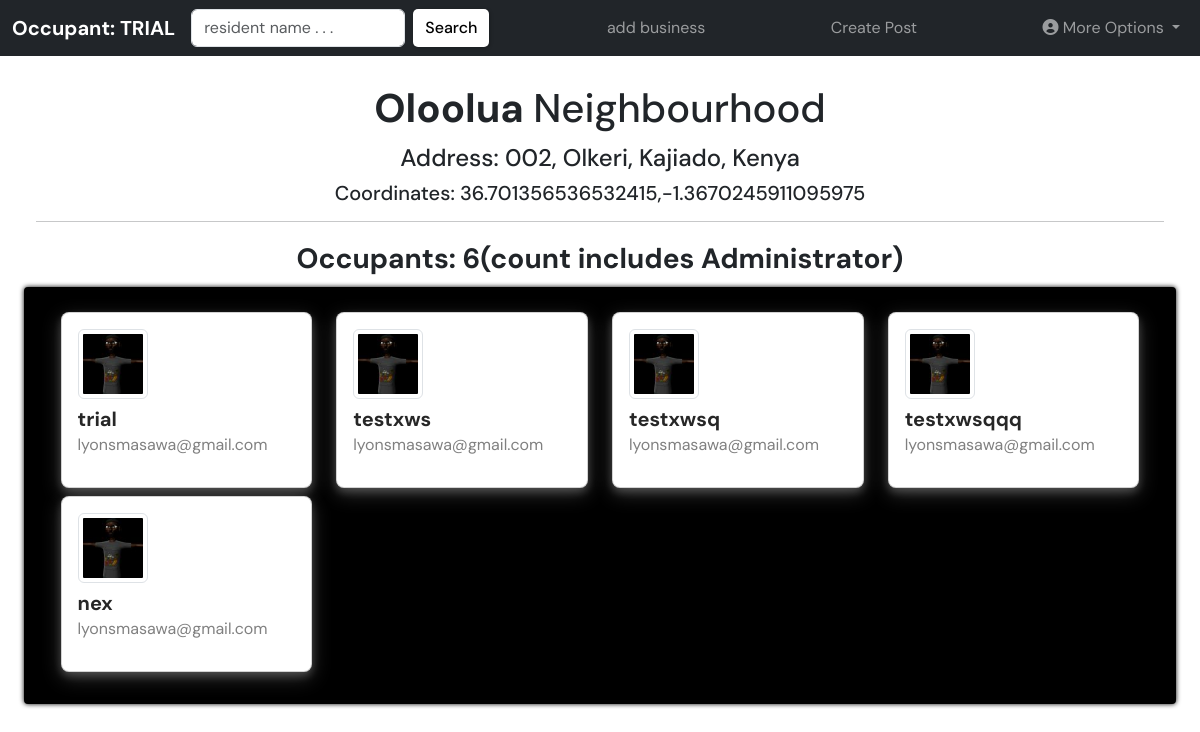
The app's page /view-other-residents/ (signed in) with its own data.
### neighbourhoodx/models.py (models this page shows, shortened)
class Neighbourhood(models.Model):
    admin = models.ForeignKey(Administrator, on_delete=models.CASCADE)
    name = models.CharField(max_length=30)
    location = LocationField(map_attrs={"center": [36.74,  -1.39], "marker_color": "red"})
    occupants = models.IntegerField(default=1, blank=True)
    address = AddressAutoHiddenField()
    class Meta:
        verbose_name = 'Neighbourhood'
        verbose_name_plural = 'Neighbourhoods'

class Member(models.Model):
    user = models.ForeignKey(User, on_delete=models.CASCADE)
    neighbourhood = models.ForeignKey(Neighbourhood, on_delete=models.CASCADE)
    profile_photo = models.ImageField(default='default.jpg', blank=True)
    name = models.CharField(max_length=20)
    username = models.CharField(max_length=20)
    email = models.EmailField()
    bio = models.TextField(blank=True, null=True)
    home_location = LocationField(map_attrs={"center": [36.74,  -1.39], "marker_color": "red"})
    address = AddressAutoHiddenField()
    joined = models.DateTimeField(auto_now_add=True)
    class Meta:
        verbose_name = 'Member'
        verbose_name_plural = 'Members'

### neighbourhoodx/views.py (the view)
# urls.py: path('view-other-residents/', views.viewOtherResidents, name="view-other-residents"),
@login_required(login_url='login')
def viewOtherResidents(request):
    user = request.user
    try:
        resident = Member.objects.get(user = user)
    except:
        raise Http404()
    get_neighbourhood = resident.neighbourhood
    if get_neighbourhood is None:
        raise Http404()
    else:
        residents = get_neighbourhood.member_set.all()
    context = {'residents': residents, 'hood':get_neighbourhood,}
    return render(request, 'neighbourhoodx/residents_res.html', context)

### neighbourhoodx/templates/neighbourhoodx/residents_res.html (shortened to what this page needs)
{% extends 'main.html' %}
{% load bootstrap5 %}
{% load static %}
{% block content %}
{% include 'res_nav.html' %}
<div class="ssx">
    <div class="container-fluid">
        <h1 class="text-center p-1"><strong>{{hood.name}} </strong> Neighbourhood</h1>
        <h4 class="text-center">Address: {{hood.address}}</h4>
        <h5 class="text-center">Coordinates: {{hood.location}}</h5>
        <hr>
        <h3 class="text-center p-1"><strong>Occupants: {{hood.occupants}}(count includes Administrator)</strong></h3>
        <div class="row res-form ssxx">
            {% for resident in residents %}
            <div class="col-md-3 mb-2">
                <div class="card">
                    <div class="top-container">
                        {% if resident.profile_photo %}
                        <img src="{{resident.profile_photo.url}}" alt="" class=" img-fluid img-thumbnail" width="70">
                        {% else %}
                        <img src="{% static 'images/avatar.jpg' %}" alt="" class=" img-fluid img-thumbnail" width="70">
                        {%endif%}
                    </div>
                    <div class="">
                        <h5 class="name">{{resident.user.username}}</h5>
                        <p class="mail">{{resident.user.email}}</p>
                    </div>
                </div>
            </div>
            {% endfor %}
        </div>
    </div>
</div>
{% endblock content %}

### templates/res_nav.html (shortened to what this page needs)
<nav class="navbar navbar-expand-lg navbar-dark bg-dark">
    <div class="container-fluid navbar-x">
        <a class="navbar-brand" href="{% url 'residentDashboard' %}"><strong>Occupant: {{request.user.username | upper}} </strong></a>
        <div class="collapse navbar-collapse" id="navbarSupportedContent">
            <ul class="navbar-nav me-auto mb-2 mb-lg-0 bg-tr">
                <form class="d-flex">
                    <input class="form-control me-2" type="search" placeholder="resident name . . ." name="q"aria-label="Search">
                    <button class="btn btn--dark" type="submit">Search</button>
                </form>
                <li class="nav-item">
                    <a class="nav-link" href="{% url 'business' %}">add business</a>
                </li>
                <li class="nav-item">
                    <a class="nav-link" href="{% url 'resident-post' %}">Create Post</a>
                </li>
                <li class="nav-item dropdown">
                    <a class="nav-link dropdown-toggle" href="#" id="navbarDropdown" role="button"
                        data-bs-toggle="dropdown" aria-expanded="false">
                        {% if request.user.member.profile_photo %}
                        <img src=" {{ request.user.member.profile_photo.url}}" class="rounded-circle z-depth-0" style="max-width:100%;
                            max-height:100%;">
                        {% else %}
                        <i class="fa fa-user-circle"></i>
                        {%endif%}
                        More Options
                    </a>
                        </li>
                    </ul>
        </div>
    </div>
</nav>

### static/css/main.css (style rules this page uses)
* { font-family: "DM Sans", -apple-system, BlinkMacSystemFont, "Segoe UI", Roboto, Oxygen, Ubuntu, Cantarell, "Open Sans", "Helvetica Neue", sans-serif; margin: 0; padding: 0; box-sizing: border-box; text-rendering: optimizeLegibility; }
.nav-item { color: black; }
.bg-tr { width: 100%; display: flex; align-items: center; justify-content: space-between; }
.navbar-x { display: flex; align-items: center; justify-content: space-between; width: 100%; }
.res-form { border: 2px solid black; padding: 2%; background-color: black; color: white; box-shadow: 0px 0px 5px black; border-radius: 4px; }
.ssx { width: 100%; display: flex; justify-content: center; align-items: center; flex-direction: column; padding: 2%; }
.btn { background-color: transparent; border: none; display: inline-flex; align-items: center; gap: 1rem; cursor: pointer; color: white; transition: all ease-in-out 0.3s; border-radius: 5px; box-shadow: 1px 1px 3px 1px rgba(0, 0, 0, 0.15); font-weight: 500; }
.btn--dark { background-color: white; color: black; }

### neighbourhoodx/templates/neighbourhoodx/residents_res.html (style rules this page uses)
.card { background-color: #fff; border-radius: 8px; box-shadow: 0 4px 8px 0 rgba(255, 255, 255, 0.2), 0 6px 20px 0 rgba(255, 255, 255, 0.19); padding: 1rem !important }
.top-container { display: flex; align-items: center }
.name { font-weight: bold; color: #272727; position: relative; top: 8px; }
.mail { color: grey; position: relative; top: 2px; }

### records on screen
Neighbourhood: name "Oloolua", address "002, Olkeri, Kajiado, Kenya", location "36.701356536532415,-1.3670245911095975", occupants "6"
Member: profile_photo (placeholder picture), user.username "trial", user.email "lyonsmasawa@gmail.com"
Member: profile_photo (placeholder picture), user.username "testxws", user.email "lyonsmasawa@gmail.com"
Member: profile_photo (placeholder picture), user.username "testxwsq", user.email "lyonsmasawa@gmail.com"
Member: profile_photo (placeholder picture), user.username "testxwsqqq", user.email "lyonsmasawa@gmail.com"
Member: profile_photo (placeholder picture), user.username "nex", user.email "lyonsmasawa@gmail.com"

### other values on screen
{{ request.user.username | upper }} "TRIAL"
